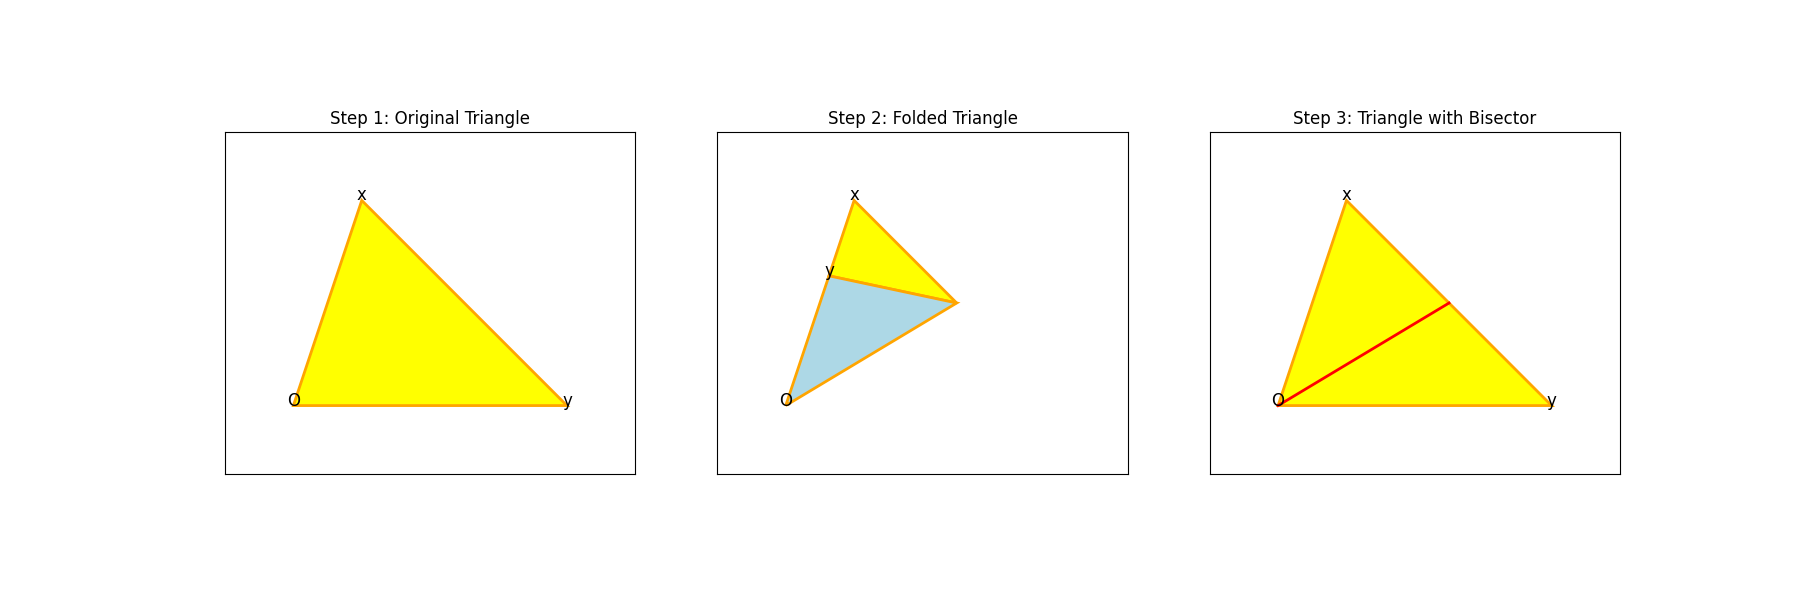

Here is the Python script that generated this plot:
import matplotlib.pyplot as plt
import numpy as np

fig, axs = plt.subplots(1, 3, figsize=(18, 6))

# Define points of the triangle
O = np.array([0, 0])
X = np.array([1, 3])
Y = np.array([4, 0])
Y_Folded = np.array([np.sqrt(0.4), 3*np.sqrt(0.4)])

# Triangle points and labels
triangle_points = [O, X, Y]
labels = ['O', 'x', 'y']

# Step 1: Draw the original triangle
triangle1 = plt.Polygon(triangle_points, closed=True, edgecolor='orange', facecolor='yellow', linewidth=2)
axs[0].add_patch(triangle1)
axs[0].set_title('Step 1: Original Triangle')
axs[0].set_xlim(-1, 5)
axs[0].set_ylim(-1, 4)
axs[0].set_aspect('equal', adjustable='box')
for point, label in zip(triangle_points, labels):
    axs[0].text(point[0], point[1], label, fontsize=12, ha='center')

# Step 2: Draw the folded triangle
M = (X + Y) / 2
triangle2_back = plt.Polygon([O, Y_Folded, M], closed=True, edgecolor='orange', facecolor='lightblue', linewidth=2)
triangle2_front = plt.Polygon([Y_Folded, X, M], closed=True, edgecolor='orange', facecolor='yellow', linewidth=2)
axs[1].add_patch(triangle2_front)
axs[1].add_patch(triangle2_back)
axs[1].set_title('Step 2: Folded Triangle')
axs[1].set_xlim(-1, 5)
axs[1].set_ylim(-1, 4)
axs[1].set_aspect('equal', adjustable='box')
for point, label in zip([O, X, M, Y_Folded], ['O', 'x', '', 'y']):
    axs[1].text(point[0], point[1], label, fontsize=12, ha='center')

# Step 3: Draw the triangle with bisector
triangle3 = plt.Polygon(triangle_points, closed=True, edgecolor='orange', facecolor='yellow', linewidth=2)
axs[2].add_patch(triangle3)
axs[2].plot([O[0], M[0]], [O[1], M[1]], 'red', linewidth=2)
axs[2].set_title('Step 3: Triangle with Bisector')
axs[2].set_xlim(-1, 5)
axs[2].set_ylim(-1, 4)
axs[2].set_aspect('equal', adjustable='box')
for point, label in zip(triangle_points, labels):
    axs[2].text(point[0], point[1], label, fontsize=12, ha='center')

# General settings
for ax in axs:
    ax.set_xlabel('')
    ax.set_ylabel('')
    ax.set_xticks([])
    ax.set_yticks([])
    ax.set_aspect('equal')

plt.show()
